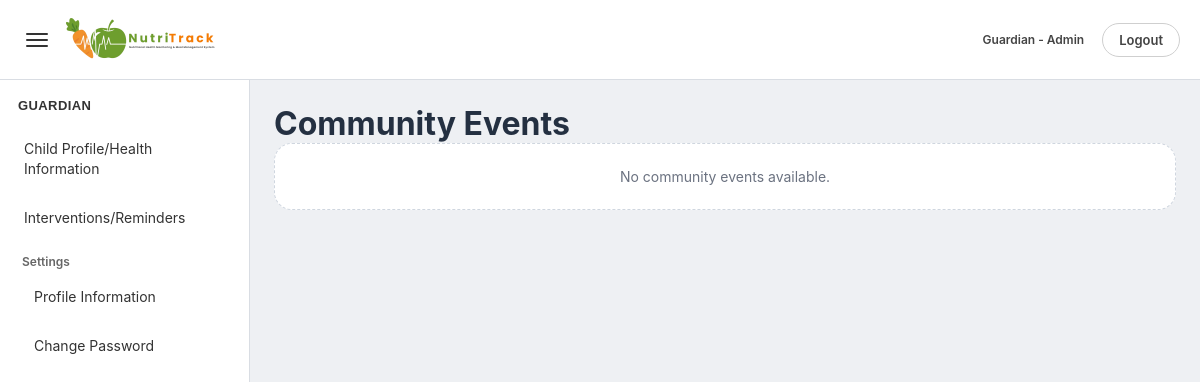
/guardian/events.php (signed in), run on an earlier commit of the app's database.
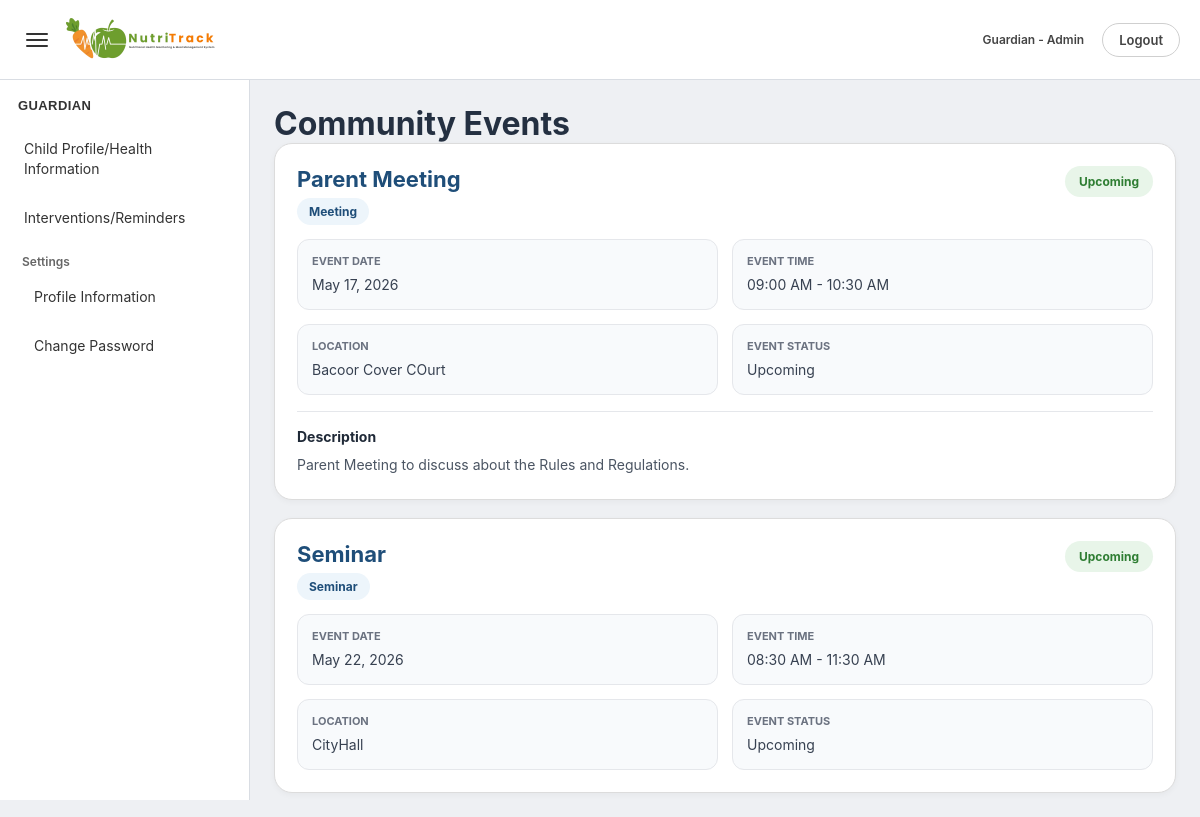
And on a later commit of the database.
### tables this page shows
CREATE TABLE `events` (
  `event_id` int(11) NOT NULL,
  `title` varchar(150) NOT NULL,
  `description` text DEFAULT NULL,
  `event_type` varchar(50) NOT NULL,
  `event_date` date NOT NULL,
  `start_time` time DEFAULT NULL,
  `end_time` time DEFAULT NULL,
  `location` varchar(150) DEFAULT NULL,
  `status` enum('Upcoming','Completed','Cancelled') DEFAULT 'Upcoming',
  `created_by` int(11) NOT NULL,
  `created_at` timestamp NOT NULL DEFAULT current_timestamp(),
  `updated_at` timestamp NULL DEFAULT NULL ON UPDATE current_timestamp(),
  `is_deleted` tinyint(1) DEFAULT 0
);

### guardian/events.php (the view, shortened to what this page needs)
<?php
include '../config/database.php';
$sql = "
    SELECT *
    FROM events
    WHERE is_deleted = 0
    ORDER BY event_date ASC, start_time ASC
";
$result = mysqli_query($conn, $sql);
function formatDateEvent($date) {
    return date("F d, Y", strtotime($date));
}
function formatTimeEvent($time) {
    return date("h:i A", strtotime($time));
}
?>
<!DOCTYPE html>
<html lang="en">
<head>
    <link rel="stylesheet" href="../assets/guardian-style.css">
</head>
<body>
<?php include '../includes/guardian_topbar.php'; ?>
<?php include '../includes/guardian_sidebar.php'; ?>
<main class="main-content">
    <div class="records-page-shell">
        <div class="records-page-header">
            <h1>Community Events</h1>
        </div>
        <div class="events-wrapper">
            <?php if ($result && mysqli_num_rows($result) > 0): ?>
                <?php while ($event = mysqli_fetch_assoc($result)): ?>
                    <div class="event-card">
                        <div class="event-top">
                            <div>
                                <div class="event-title">
                                    <?php echo htmlspecialchars($event['title']); ?>
                                </div>
                                <span class="event-type">
                                    <?php echo htmlspecialchars($event['event_type']); ?>
                                </span>
                            </div>
                            <div class="event-status <?php echo strtolower($event['status']); ?>">
                                <?php echo htmlspecialchars($event['status']); ?>
                            </div>
                        </div>
                        <div class="event-details">
                            <div class="event-detail-box">
                                <div class="event-detail-label">
                                    Event Date
                                </div>
                                <div class="event-detail-value">
                                    <?php echo formatDateEvent($event['event_date']); ?>
                                </div>
                            </div>
                            <div class="event-detail-box">
                                <div class="event-detail-label">
                                    Event Time
                                </div>
                                <div class="event-detail-value">
                                    <?php echo formatTimeEvent($event['start_time']); ?>
                                    -
                                    <?php echo formatTimeEvent($event['end_time']); ?>
                                </div>
                            </div>
                            <div class="event-detail-box">
                                <div class="event-detail-label">
                                    Location
                                </div>
                                <div class="event-detail-value">
                                    <?php echo !empty($event['location']) ? htmlspecialchars($event['location']) : 'Not specified'; ?>
                                </div>
                            </div>
                            <div class="event-detail-box">
                                <div class="event-detail-label">
                                    Event Status
                                </div>
                                <div class="event-detail-value">
                                    <?php echo htmlspecialchars($event['status']); ?>
                                </div>
                            </div>
                        </div>
                        <?php if (!empty($event['description'])): ?>
                            <div class="event-description">
                                <h4>Description</h4>
                                <p>
                                    <?php echo nl2br(htmlspecialchars($event['description'])); ?>
                                </p>
                            </div>
                        <?php endif; ?>
                    </div>
                <?php endwhile; ?>
            <?php else: ?>
                <div class="empty-events">
                    No community events available.
                </div>
            <?php endif; ?>
        </div>
    </div>
</main>
</body>
</html>

What changed in the data, as far as the page shows it:
added events: title "Parent Meeting", event_type "Meeting", status "Upcoming", event_date "May 17, 2026", start_time "09:00 AM", end_time "10:30 AM", location "Bacoor Cover COurt", description "Parent Meeting to discuss about the Rules and Regulations."
added events: title "Seminar", event_type "Seminar", status "Upcoming", event_date "May 22, 2026", start_time "08:30 AM", end_time "11:30 AM", location "CityHall"
Also different on the page:
text no longer shown: "No community events available."
